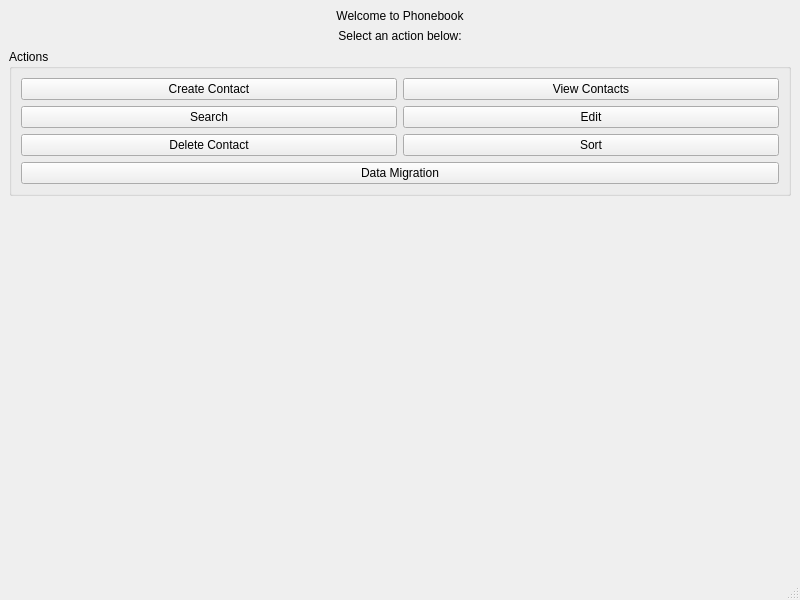
<?xml version="1.0" encoding="UTF-8"?>
<ui version="4.0">
 <class>MainWindow</class>
 <widget class="QMainWindow" name="MainWindow">
  <property name="geometry">
   <rect>
    <x>0</x>
    <y>0</y>
    <width>800</width>
    <height>600</height>
   </rect>
  </property>
  <property name="windowTitle">
   <string>Phonebook</string>
  </property>
  <widget class="QWidget" name="centralwidget">
   <layout class="QVBoxLayout" name="verticalLayout">
    <item>
     <widget class="QLabel" name="lblTitle">
      <property name="text">
       <string>Welcome to Phonebook</string>
      </property>
      <property name="alignment">
       <set>Qt::AlignCenter</set>
      </property>
     </widget>
    </item>
    <item>
     <widget class="QLabel" name="lblSubtitle">
      <property name="text">
       <string>Select an action below:</string>
      </property>
      <property name="alignment">
       <set>Qt::AlignCenter</set>
      </property>
     </widget>
    </item>
    <item>
     <widget class="QGroupBox" name="grpActions">
      <property name="title">
       <string>Actions</string>
      </property>
      <layout class="QGridLayout" name="gridLayout">
       <item row="0" column="0">
        <widget class="QPushButton" name="btnCreate">
         <property name="text">
          <string>Create Contact</string>
         </property>
        </widget>
       </item>
       <item row="0" column="1">
        <widget class="QPushButton" name="btnView">
         <property name="text">
          <string>View Contacts</string>
         </property>
        </widget>
       </item>
       <item row="1" column="0">
        <widget class="QPushButton" name="btnSearch">
         <property name="text">
          <string>Search</string>
         </property>
        </widget>
       </item>
       <item row="1" column="1">
        <widget class="QPushButton" name="btnEdit">
         <property name="text">
          <string>Edit</string>
         </property>
        </widget>
       </item>
       <item row="2" column="0">
        <widget class="QPushButton" name="btnDelete">
         <property name="text">
          <string>Delete Contact</string>
         </property>
        </widget>
       </item>
       <item row="2" column="1">
        <widget class="QPushButton" name="btnSort">
         <property name="text">
          <string>Sort</string>
         </property>
        </widget>
       </item>
       <item row="3" column="0" colspan="2">
        <widget class="QPushButton" name="btnMigration">
         <property name="text">
          <string>Data Migration</string>
         </property>
        </widget>
       </item>
      </layout>
     </widget>
    </item>
    <item>
     <spacer name="verticalSpacer">
      <property name="orientation">
       <enum>Qt::Vertical</enum>
      </property>
      <property name="sizeHint" stdset="0">
       <size>
        <width>20</width>
        <height>40</height>
       </size>
      </property>
     </spacer>
    </item>
   </layout>
  </widget>
  <widget class="QMenuBar" name="menubar"/>
  <widget class="QStatusBar" name="statusbar"/>
 </widget>
 <resources/>
 <connections/>
</ui>
